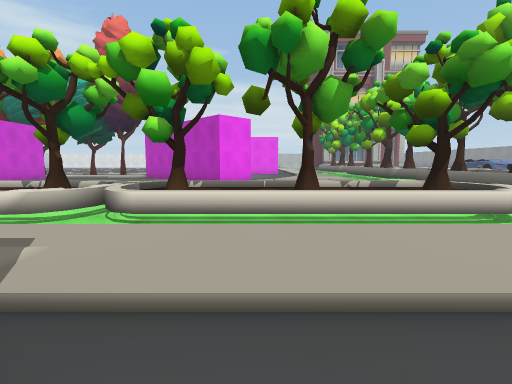
[1] (above)

24 first-person views from a walk through a Unity game level. The camera is 1.5 m above the floor, tilts 6° down and sees 85° across. The floor is counted in squares, 2 m on a side. Each view is taken from the middle of a square. On the plan, view 1 faces up. The plan holds only what a view shows up to about 10 squares ahead; the rest is blank. The place goes on beyond the plan. Some surface patterns are stand-ins.

[2]
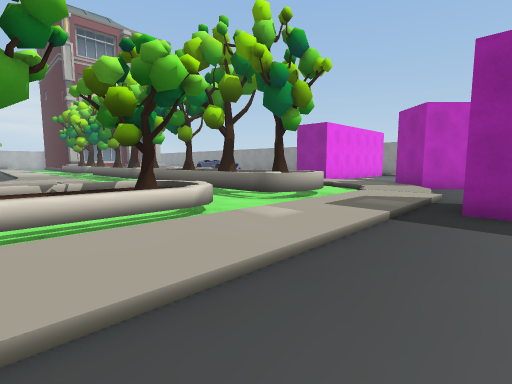

[3]
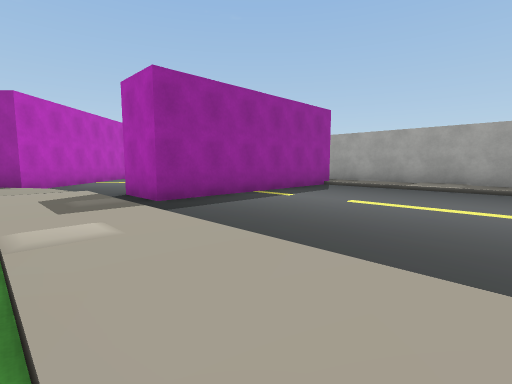

[4]
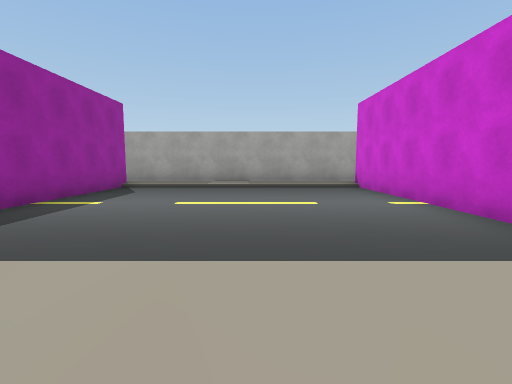

[5]
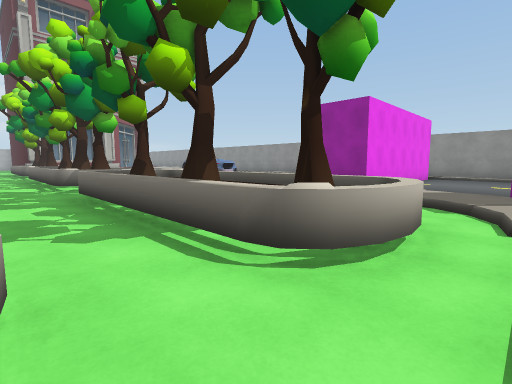

[6]
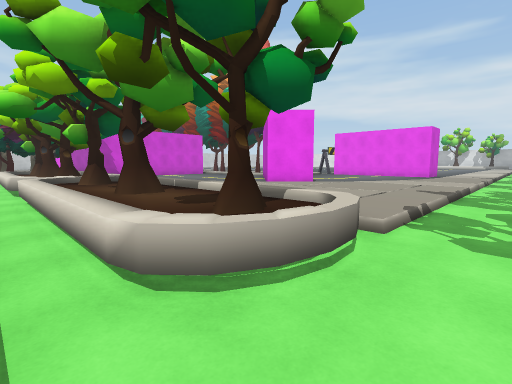

[7]
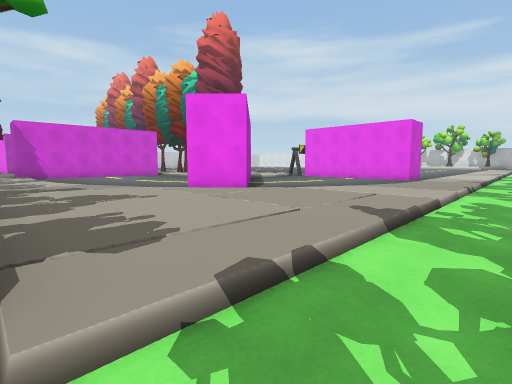

[8]
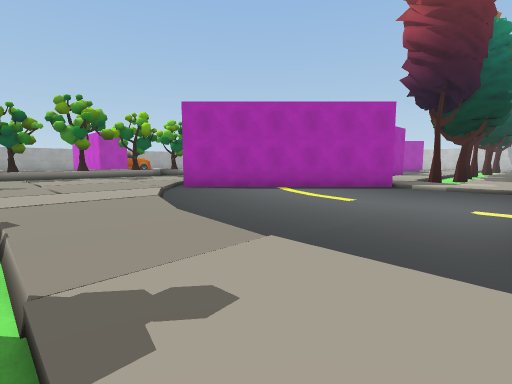

[9]
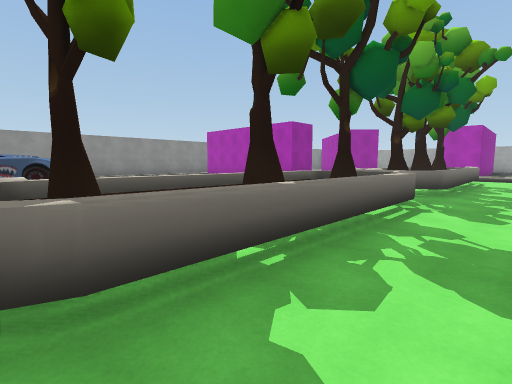

[10]
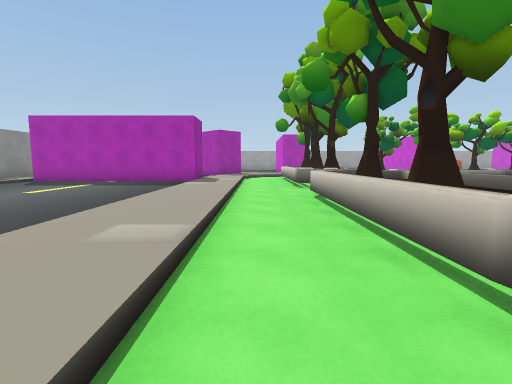

[11]
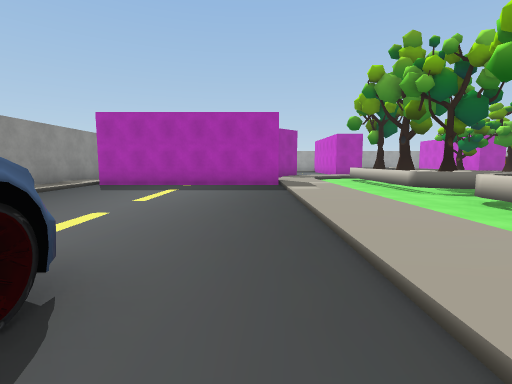

[12]
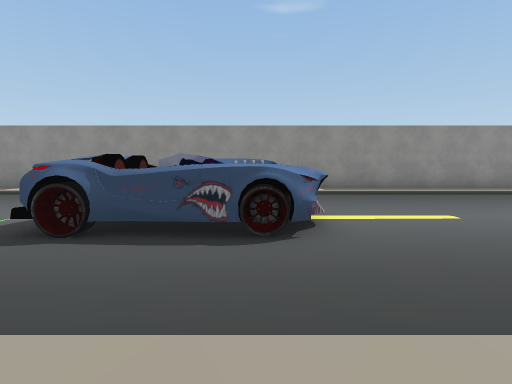

[13]
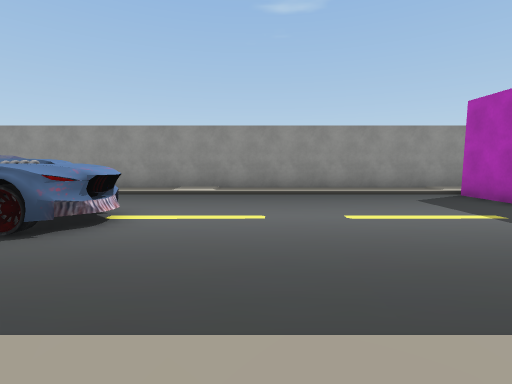

[14]
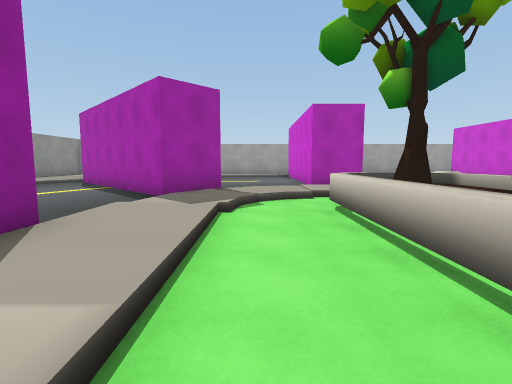

[15]
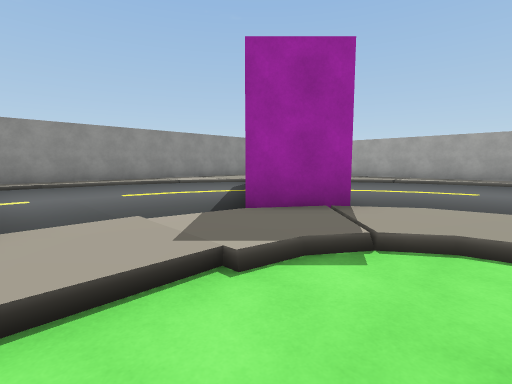

[16]
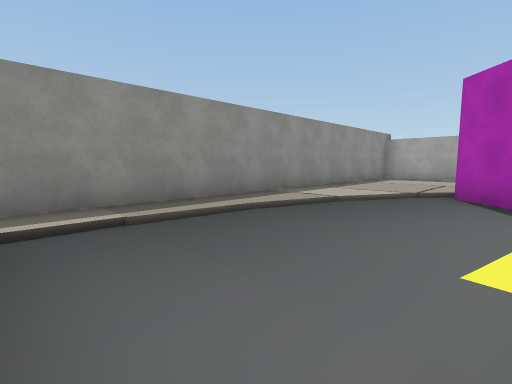

[17]
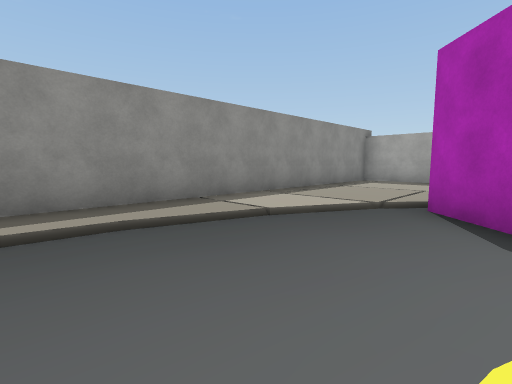

[18]
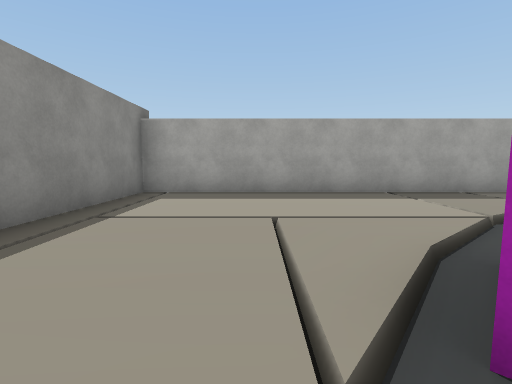

[19]
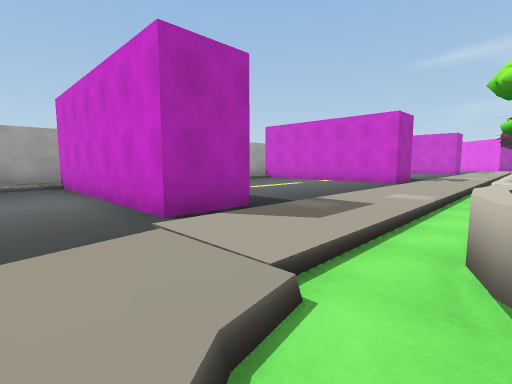

[20]
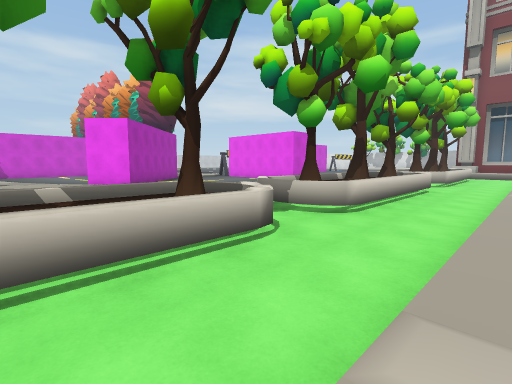

[21]
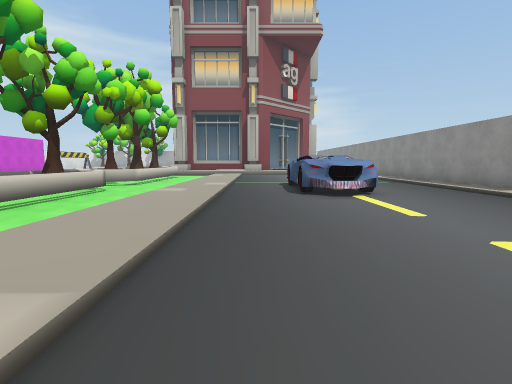

[22]
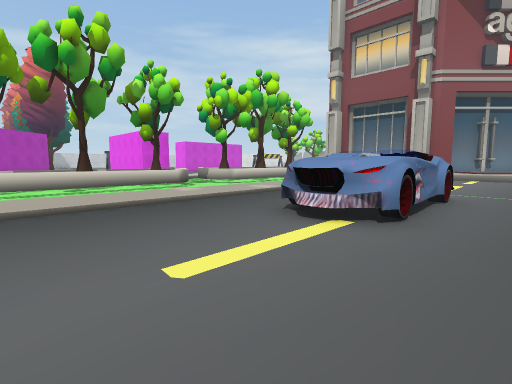

[23]
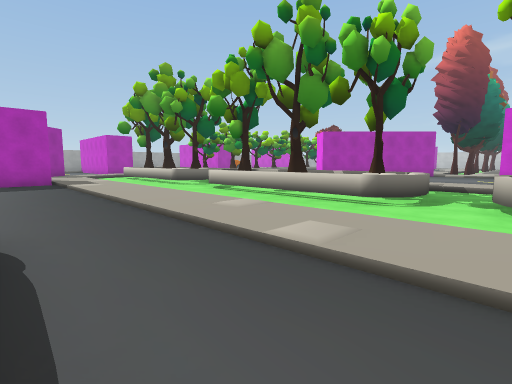

[24]
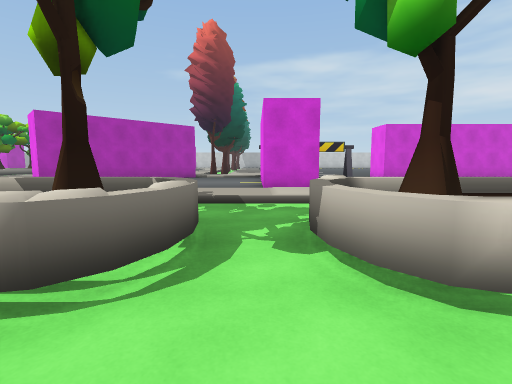

### Floor plan
Key: @ floor where view 1 was taken; # wall or solid block; x gap in a wall; . main floor; : floor 0.25 m higher than the main floor; / step, stairs or slope; T tree; O other object.
Columns run from 9 left of view 1 to 19 right of it. Each row starts with its distance up from view 1.
 19          ## :/.TT..:/..O...:#
 18     //......:/.....:/.OOO..:#
 17 :::::/......:/.TT..:/.OO...:#
 16 T  /:/......:/.TT..:/.OO...:#
 15   T/#....../:..TT..:/..O...:#
 14     ##...../:..TT..:/......:#
 13      ##....::..TT..:/......:#
 12       ##...::..TT..:/......:#
 11      ..##//::...T..:/......:#
 10     ... x/:::..TT..:/......:#
  9    ...  :::::..TT..:/......:#
  8   ..//:.:::::..TT..:/......:#
  7   :::::.:::::..TT..:/######:#
  6     TTTTTTTTTT.TT..:/......:#
  5  TT TTTTTTTTTT.TT..:/......:#
  4  TTTTTTTTTTTTT.TT./:/......:#
  3      /////////////:##...../:#
  2       ::::::::::://###..../:#
  1         ............###...: #
  0        ##@.....##....###.// #
 -1         #......##....   x/: #
 -2         #......##..... x::: #
 -3         #......##.....//::: #
 -4         #......##....:/:::: #
 -5         #//////##///::::::: #
 -6         :::::::::::::#######
 -7         ##############

Positions as (right, up) in squares from view 1, and headings:
1: (0, 0), facing up
2: (1, 0), facing up-right
3: (1, 3), facing down-right
4: (2, 3), facing down
5: (4, 3), facing up-right
6: (5, 3), facing up-left
7: (5, 6), facing up-left
8: (4, 18), facing down-left
9: (4, 17), facing down-right
10: (9, 18), facing down
11: (12, 17), facing down
12: (10, 16), facing right
13: (10, 13), facing right
14: (9, 9), facing down
15: (8, 6), facing down-right
16: (14, 6), facing down-right
17: (14, 4), facing down-right
18: (16, 0), facing down
19: (9, 4), facing down-left
20: (10, 7), facing up-left
21: (12, 9), facing up
22: (16, 12), facing up-left
23: (13, 19), facing down-left
24: (9, 18), facing left
